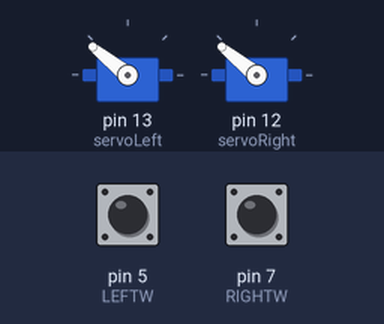
Bench run of a sketch on a simulated Arduino Uno, built with avr-gcc and run on an emulated ATmega328P. On the bench: 2 × servo. The inputs (shaded band) are chosen by the test bench; at power-on: pin 5 (LEFTW) LOW, pin 7 (RIGHTW) LOW.

Above: at 1.2 s.
1.3 s: pin 5 (LEFTW) pulled HIGH for 3.2 s
6.0 s: pin 7 (RIGHTW) pulled HIGH for 3.2 s
11.0 s: pin 5 (LEFTW) driven HIGH and pin 7 (RIGHTW) driven HIGH
At 11.7 s:
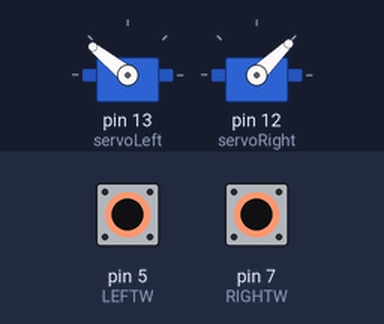
12.5 s: pin 5 (LEFTW) driven LOW
At 12.9 s:
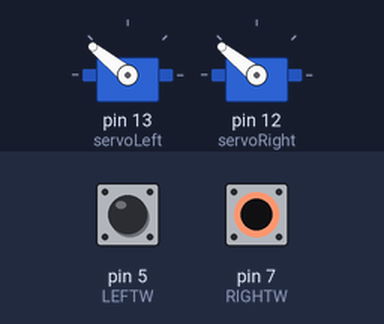
14.0 s: pin 5 (LEFTW) driven HIGH
At 15.2 s:
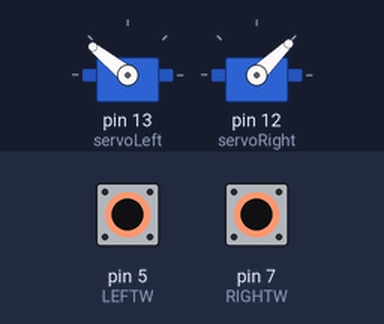
Timing chart, 0 to 16.5 s (numbered marks = the images above; inputs shaded):
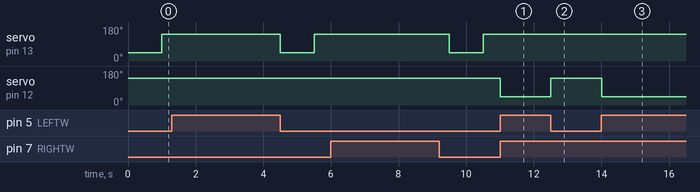

The sketch:

Maze.ino
```cpp
#include <Servo.h>
Servo servoRight;
Servo servoLeft;

int LEFTW = 5;
int RIGHTW = 7;


void setup() {
  servoLeft.attach(13);
  servoRight.attach(12);
  pinMode (LEFTW, INPUT);
  pinMode (RIGHTW, INPUT);
}

void forwardServo() {
  servoLeft.writeMicroseconds(2000);
  servoRight.writeMicroseconds(1000);
}
void backwardServo() {
  servoLeft.writeMicroseconds(1000);
  servoRight.writeMicroseconds(2000);
}
void turnLeft() {
  servoLeft.writeMicroseconds(1000);
  servoRight.writeMicroseconds(1000);
}
void turnRight() {
  servoLeft.writeMicroseconds(2000);
  servoRight.writeMicroseconds(2000);
}

void loop() {
  if ((digitalRead(LEFTW) == HIGH) && (digitalRead(RIGHTW) == HIGH)) {
    forwardServo();
    delay(500);
  }
  else if ((digitalRead(LEFTW) == LOW) && (digitalRead(RIGHTW) == HIGH)) {
    turnRight();
    delay (500);
  }
  else if ((digitalRead(RIGHTW) == HIGH) && (digitalRead(LEFTW) == LOW)) {
    turnLeft();
    delay (500);
  }
  else if ((digitalRead(LEFTW) == LOW) && (digitalRead(RIGHTW) == LOW)) {
    backwardServo();
    delay (1000);
    turnRight();
    delay (500);
  }
}
```

Measured:
- after the input at 11.0 s, servo on pin 13 (servoLeft): stays 141° (without the input it goes to 44° after 0.00 s); servo on pin 12 (servoRight): 141° → 44° at once
- after the input at 12.5 s, servo on pin 12 (servoRight): 44° → 141° at once
- after the input at 14.0 s, servo on pin 12 (servoRight): 141° → 44° at once
